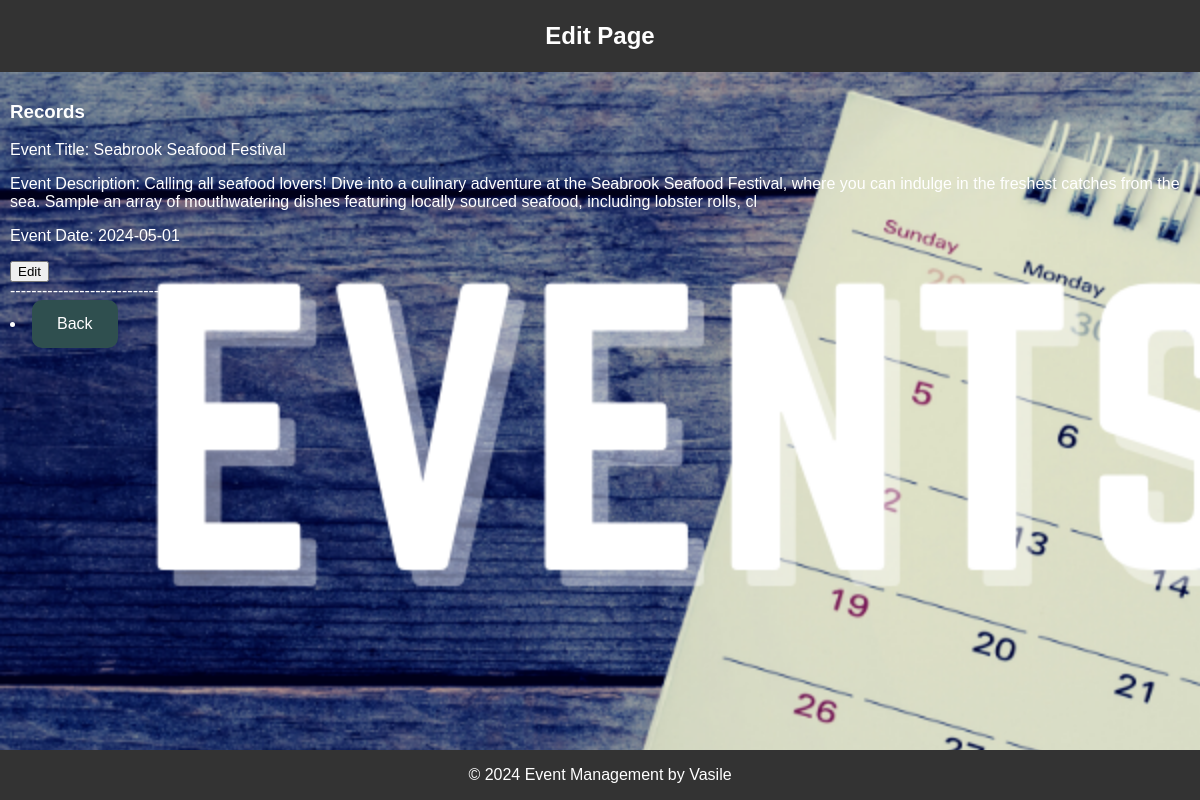
Page /edit.php (signed in) on the committed database.
### tables this page shows
CREATE TABLE `user_data` (
  `id` int(11) NOT NULL,
  `user_id` int(11) DEFAULT NULL,
  `name` varchar(255) NOT NULL,
  `email` varchar(255) NOT NULL,
  `message` text NOT NULL
);

### edit.php (the view, shortened to what this page needs)
<!DOCTYPE html>
<html lang="en">
<head>
</head>
<body>
    <header>
        <h2>Edit Page</h2>
    </header>
    <nav>
        <?php
        $conn = new mysqli("localhost", "root", "", "userdb");
        $searchQuery = "SELECT id, name AS event_title, email AS event_description, message AS event_date FROM user_data WHERE user_id = ?";
        $searchStmt = $conn->prepare($searchQuery);
        $searchStmt->bind_param("i", $_SESSION["user_id"]);
        $searchStmt->execute();
        $searchResult = $searchStmt->get_result();
        if ($searchResult->num_rows > 0) {
            echo "<h3>Records</h3>";
            while ($record = $searchResult->fetch_assoc()) {
                echo "<p>Event Title: " . $record['event_title'] . "</p>";
                echo "<p>Event Description: " . $record['event_description'] . "</p>";
                echo "<p>Event Date: " . $record['event_date'] . "</p>";
                echo '<form action="edit_record.php" method="get">';
                echo '<button type="submit" name="edit">Edit</button>';
                echo '</form>';
                echo "-----------------------------<br>";
            }
        } else {
            echo "No records found.";
        }
        ?>
        <form action="events.php" method="get">
          <li><a class="roundedButton" href="events.php">Back</a></li>
        </form>
    </nav>
    <footer>
        <p>&copy; 2024 Event Management by Vasile</p>
    </footer>
</body>
</html>

### edit.php (style rules this page uses)
.roundedButton { border-radius: 10px; background-color: darkslategray; color: white; text-align: center; padding: 15px 25px; display: inline-block; }
body { margin: 0; padding: 0; font-family: Arial, sans-serif; background-image: url('image/edit.png'); background-repeat: no-repeat; background-size: cover; background-attachment: fixed; color: #fff; }
header { background-color: #333; color: #fff; padding: 2px; text-align: center; }
nav { color: #fff; padding: 10px; }
nav li { margin-right: 20px; }
nav a { color: #fff; text-decoration: none; }
footer { background-color: #333; color: #fff; text-align: center; padding: 0px; position: fixed; bottom: 0; width: 100%; }

### rows in the picture
user_data: name "Seabrook Seafood Festival", email "Calling all seafood lovers! Dive into a culinary adventure at the Seabrook Seafood Festival, where you can indulge in the freshest catches from the sea. Sample an array of mouthwatering dishes featuring locally sourced seafood, including lobster rolls, cl", message "2024-05-01"
